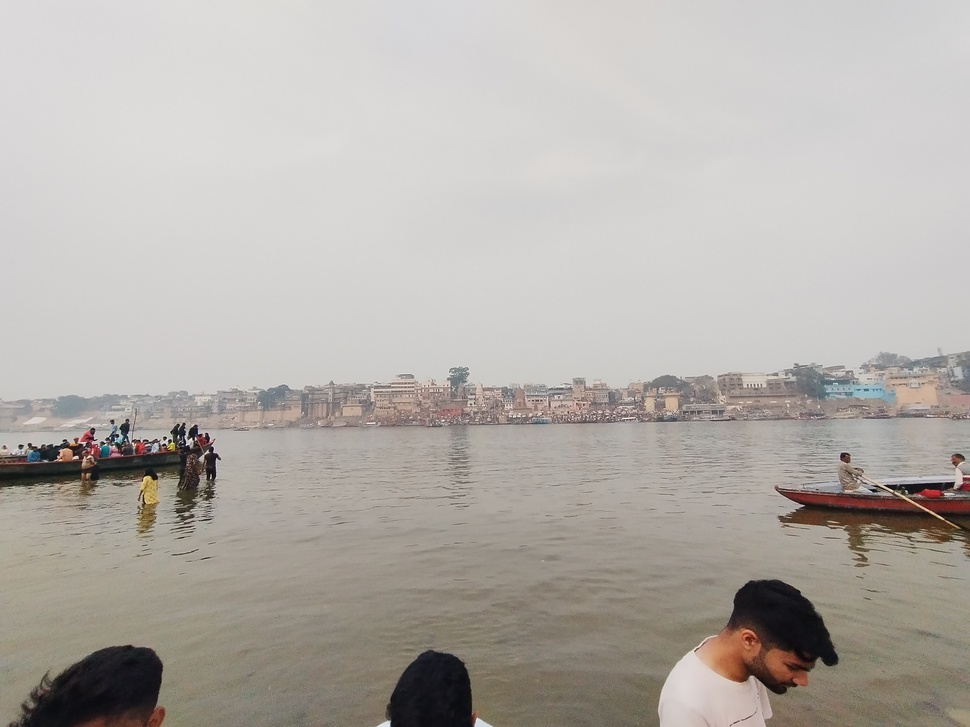
#> input picture resources/IMG_20240226_104412.jpg, 970 x 727 px, shrunk from 3264 x 2448 before the run
$ python chapter2.py
#> lines starting #> are read from the running program, lines starting #| are printed output that depends on the picture; after the words box and inside, x2 and y2 are one past the last pixel; in counts of white or black regions, pixels touching at a corner belong together
import cv2
import numpy as np
img = cv2.imread("resources/IMG_20240226_104412.jpg")
#> img is the input picture: shape (727, 970, 3); mean B, G, R 169.8, 175, 179.6
kernel = np.ones((5,5),np.uint8)
imgGray = cv2.cvtColor(img,cv2.COLOR_BGR2GRAY)
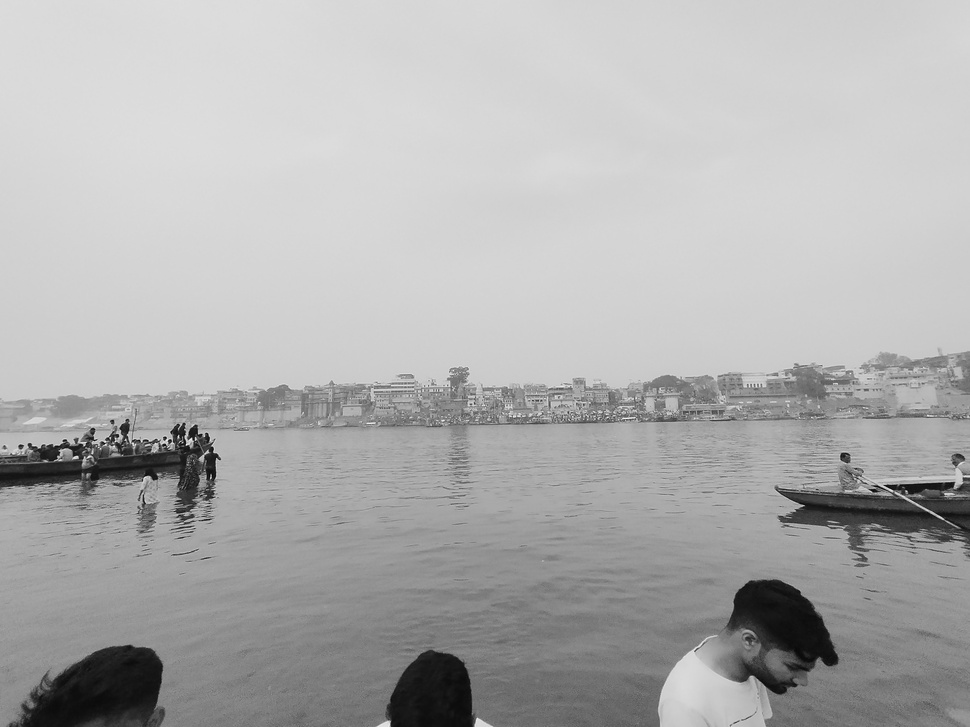
#> imgGray: shape (727, 970); min 4, max 250, mean 175.8
imgBlur = cv2.GaussianBlur(imgGray,(7,7),0)
imgCanny = cv2.Canny(img,100,100)
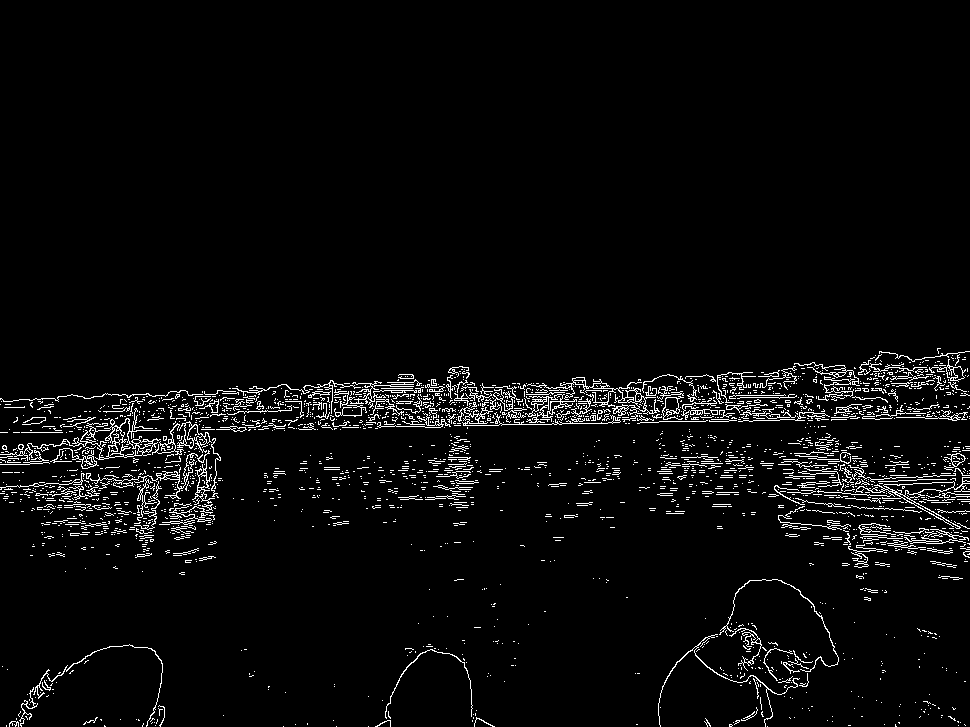
#> imgCanny: shape (727, 970); 3.9% white in thin lines or dots, all inside (x1, y1, x2, y2) = (0, 348, 970, 727)
#> (the run stopped early here; a loop or call above may not have finished)

$ run again, with resources/IMG_20240227_111514.jpg copied over resources/IMG_20240226_104412.jpg
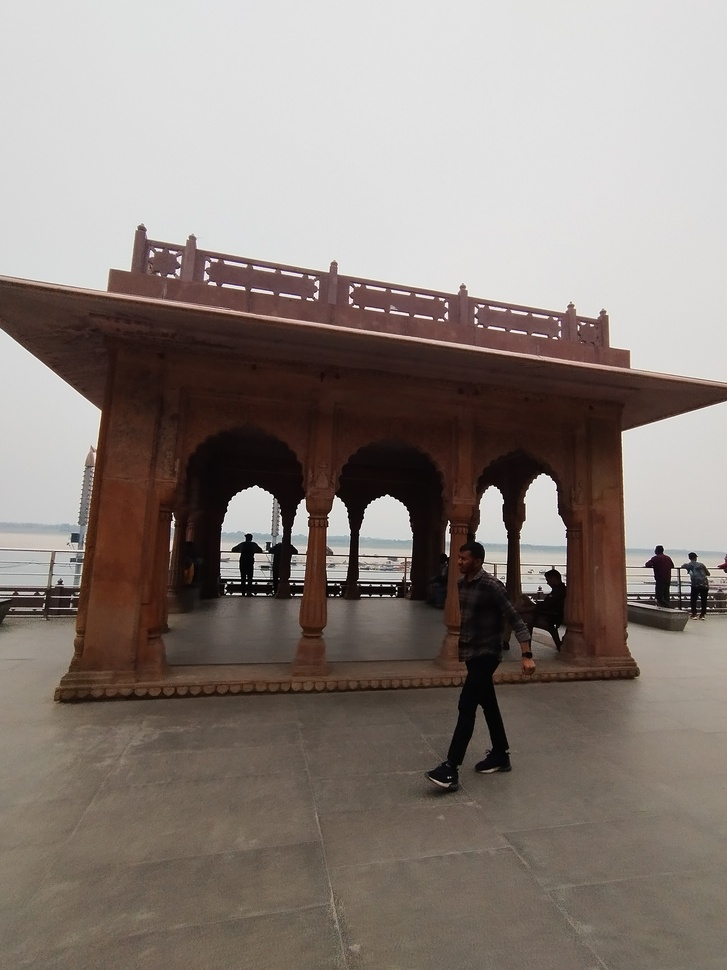
#> input picture resources/IMG_20240227_111514.jpg, 727 x 970 px, shrunk from 2448 x 3264 before the run
#> img is the input picture: shape (970, 727, 3); mean B, G, R 122.3, 128.1, 138.3
#> `imgGray = cv2.cvtColor(img,cv2.COLOR_BGR2GRAY)`:
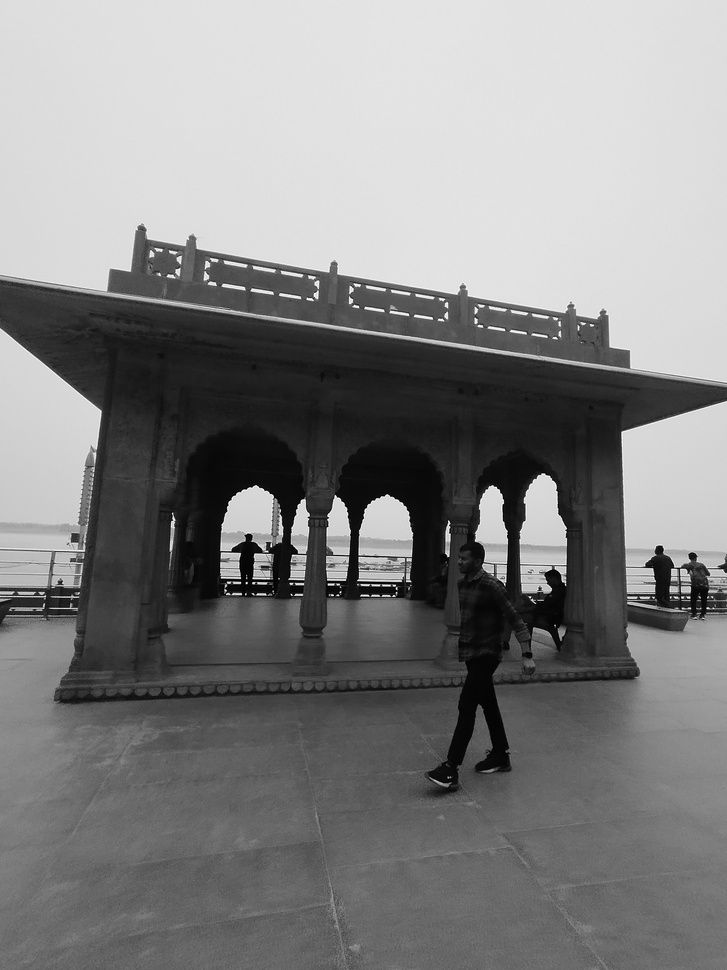
#> imgGray: shape (970, 727); min 0, max 255, mean 130.5
#> `imgCanny = cv2.Canny(img,100,100)`:
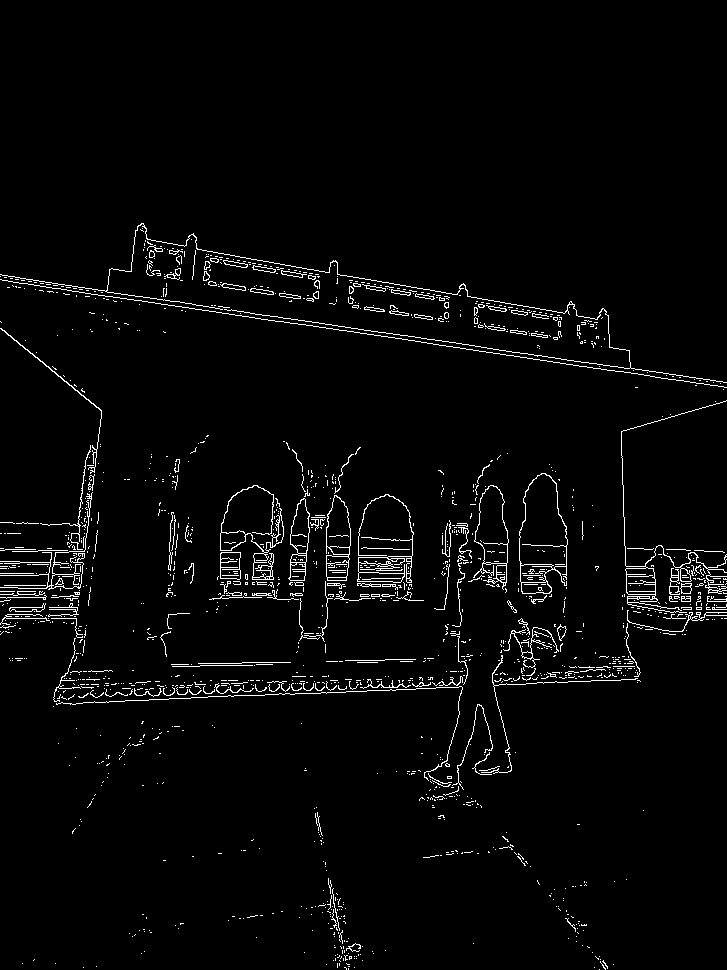
#> imgCanny: shape (970, 727); 2.8% white in thin lines or dots, all inside (x1, y1, x2, y2) = (0, 223, 727, 970)
